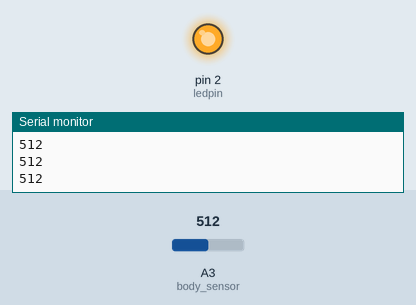
Recording of a sketch running on a simulated Arduino Uno, built with avr-gcc and run on an emulated ATmega328P. Shown: output pins drawn as LEDs (lit = HIGH), the last lines printed to the serial monitor. Inputs (shaded band) come from the test bench; at power-on: A3 (body_sensor) = 512.

Above: at 1.2 s.
1.3 s: A3 (body_sensor) set to 165
4.3 s: A3 (body_sensor) set to 134
At 7.05 s:
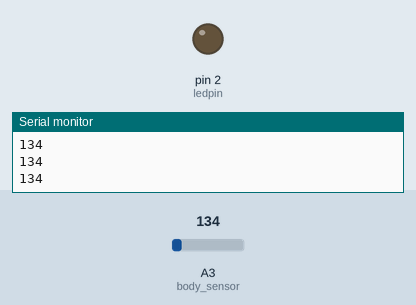
7.3 s: A3 (body_sensor) set to 160
At 8.5 s:
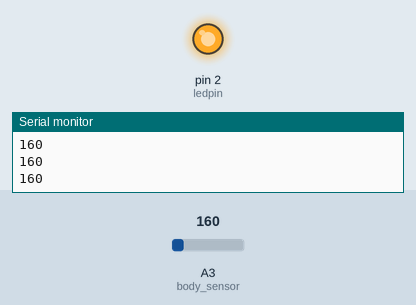
8.8 s: A3 (body_sensor) set to 140
At 11.6 s:
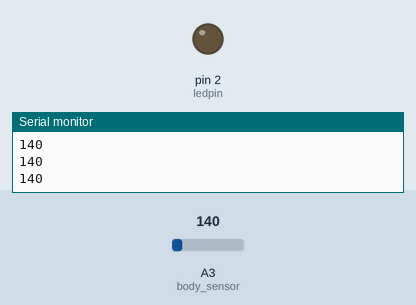
Timing chart, 0 to 12.8 s (numbered marks = the images above; inputs shaded):
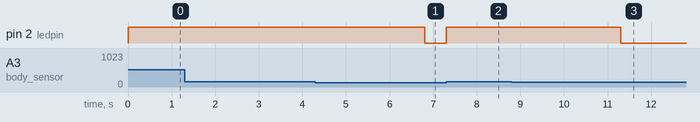

The sketch:

code_Human_Body_infrared_sensor.ino
```cpp
int body_sensor = A3;
int ledpin = 2;
int val = 0, flag = 0;
void setup()
{
  pinMode(body_sensor, INPUT);
  pinMode(ledpin, OUTPUT); //Defining the LED port for the output port
  Serial.begin(9600);//The baud rate is 9600
}
void loop()
{
  val = analogRead(body_sensor); //Read the voltage at port A0 and assign it to val
  Serial.println(val);
  if (val > 150)
  {
    digitalWrite(ledpin, HIGH);
    flag = 1;
  }
  else if (flag)
  {
    digitalWrite(ledpin, HIGH);
    delay(2500);
    flag = 0;
  }
  else
    digitalWrite(ledpin, LOW);
}
```

Measured:
- the behaviour switches between 151 and 150 on A3 (body_sensor) (found by bisection; images 0 and 1)
- after the input at 4.3 s, pin 2 (ledpin): HIGH → LOW after 2.5 s
- after the input at 7.3 s, pin 2 (ledpin): LOW → HIGH at once
- after the input at 8.8 s, pin 2 (ledpin): HIGH → LOW after 2.5 s
